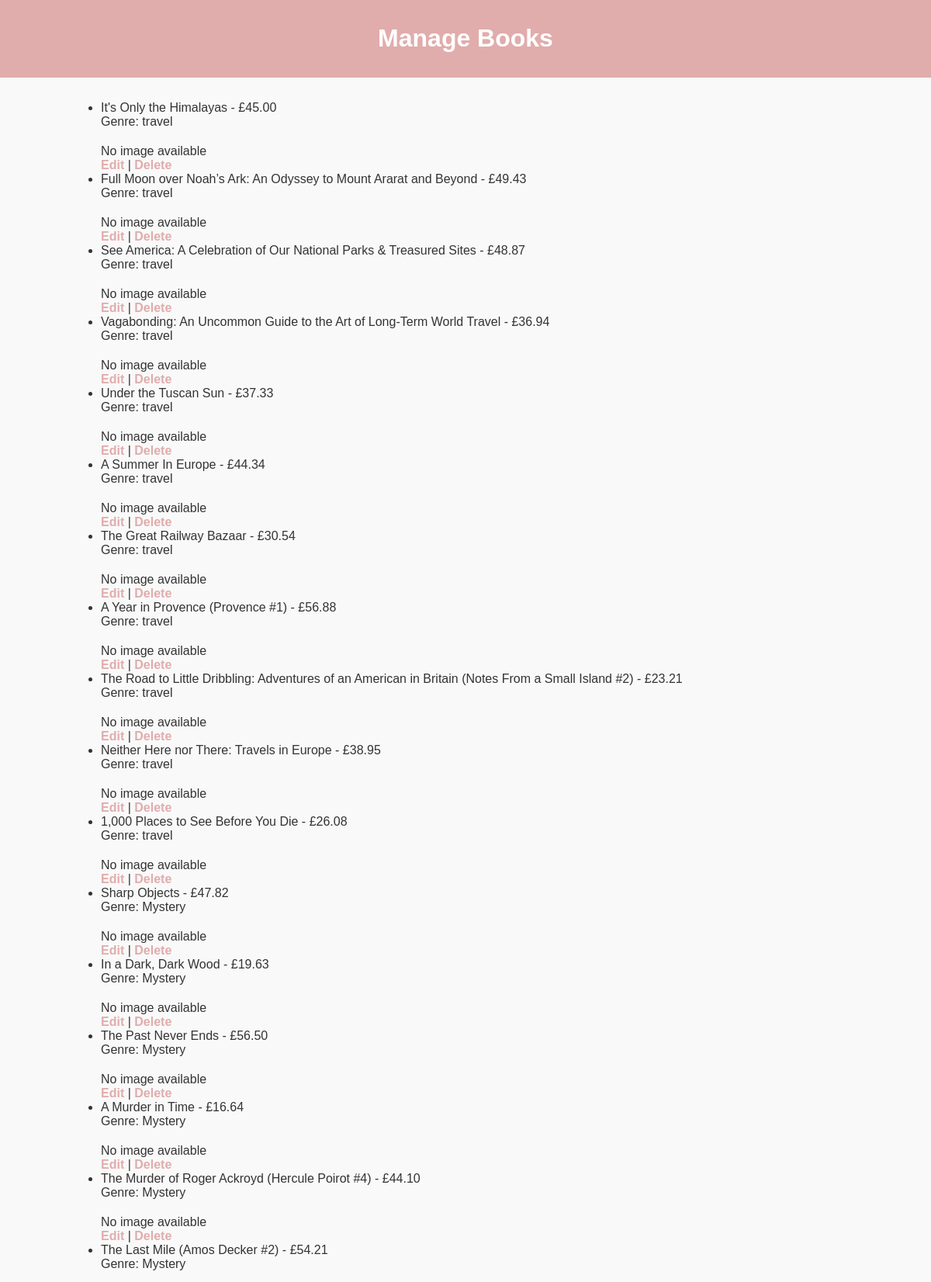
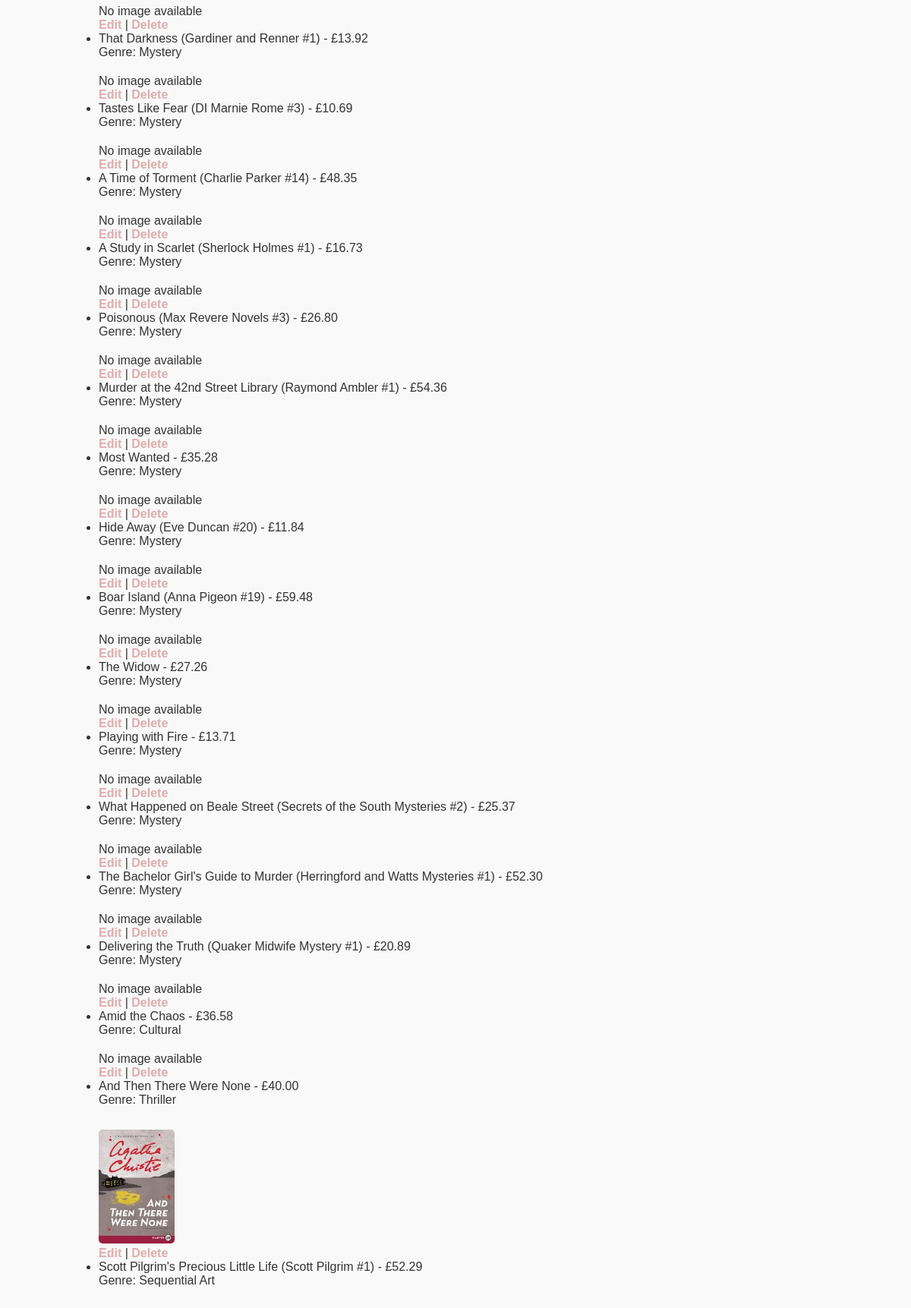
The app's page /book/manage/ (signed in, upper part) with its own data (2 pictures, top to bottom).
### book/models.py (models this page shows, shortened)
class Book(models.Model):
    title = models.CharField(max_length=200)
    genre = models.ForeignKey(Genre, on_delete=models.CASCADE, related_name="books")
    price = models.DecimalField(max_digits=6, decimal_places=2)
    description = models.TextField(blank=True)
    image = models.ImageField(upload_to='book_images/', blank=True, null=True)

class Genre(models.Model):
    name = models.CharField(max_length=100, unique=True)

### book/views.py (the view)
        def _wrapped_view(request, *args, **kwargs):
            user_role = getattr(request.user, 'role', None)
            if user_role not in roles:
                return HttpResponse('Unauthorized access', status=403)
            return view_func(request, *args, **kwargs)

### book/views.py (called while the page is built)
def role_required(roles):
    def decorator(view_func):
        def _wrapped_view(request, *args, **kwargs):
            user_role = getattr(request.user, 'role', None)
            if user_role not in roles:
                return HttpResponse('Unauthorized access', status=403)
            return view_func(request, *args, **kwargs)
        return _wrapped_view
    return decorator

@login_required
@role_required(['admin', 'superadmin'])
def manage_books(request):
    books = Book.objects.all()
    return render(request, 'book/manage_books.html', {'books': books})

### book/templates/book/manage_books.html (shortened to what this page needs)
{% load static %}
<!DOCTYPE html>
<html lang="en">
<head>
    <link rel="stylesheet" href="{% static 'book/css/styles.css' %}">
</head>
<body>
    <header>
        <h1>Manage Books</h1>
    </header>
    <div class="container">
        <ul class="book-list">
            {% for book in books %}
                <li>
                    <div class="book-title">{{ book.title }} - £{{ book.price }}</div>
                    <div class="book-info">Genre: {{ book.genre.name }}</div>
                    {% if book.image %}
                        <div class="book-image">
                            <img src="{{ book.image.url }}" alt="{{ book.title }}" style="max-width: 100px; max-height: 150px;">
                        </div>
                    {% else %}
                        <div class="no-image">No image available</div>
                    {% endif %}
                    <div class="links">
                        <a href="{% url 'update_book' book_id=book.id %}">Edit</a> |
                        <a href="{% url 'remove_book' book_id=book.id %}">Delete</a>
                    </div>
                </li>
            {% empty %}
                <p>No books available.</p>
            {% endfor %}
        </ul>
    </div>
</body>
</html>

### book/static/book/css/styles.css (style rules this page uses)
body { font-family: Arial, sans-serif; background-color: #f9f9f9; color: #333; margin: 0; padding: 0; }
header { background-color: #e1acac; color: #ffffff; padding: 10px 0; text-align: center; font-size: 1rem; }
.container { width: 85%; margin: 30px auto; }
.book-info { margin-bottom: 20px; }
.book-image img { max-width: 100%; max-height: 300px; border-radius: 5px; margin-top: 10px; }
.links a { color: #e1acac; text-decoration: none; font-weight: bold; }

### records on screen
Book: title "It's Only the Himalayas", price "45.00", genre.name "travel", shows "No image available"
Book: title "Full Moon over Noah’s Ark: An Odyssey to Mount Ararat and Beyond", price "49.43", genre.name "travel", shows "No image available"
Book: title "See America: A Celebration of Our National Parks & Treasured Sites", price "48.87", genre.name "travel", shows "No image available"
Book: title "Vagabonding: An Uncommon Guide to the Art of Long-Term World Travel", price "36.94", genre.name "travel", shows "No image available"
Book: title "Under the Tuscan Sun", price "37.33", genre.name "travel", shows "No image available"
Book: title "A Summer In Europe", price "44.34", genre.name "travel", shows "No image available"
Book: title "The Great Railway Bazaar", price "30.54", genre.name "travel", shows "No image available"
Book: title "A Year in Provence (Provence #1)", price "56.88", genre.name "travel", shows "No image available"
Book: title "The Road to Little Dribbling: Adventures of an American in Britain (Notes From a Small Island #2)", price "23.21", genre.name "travel", shows "No image available"
Book: title "Neither Here nor There: Travels in Europe", price "38.95", genre.name "travel", shows "No image available"
Book: title "1,000 Places to See Before You Die", price "26.08", genre.name "travel", shows "No image available"
Book: title "Sharp Objects", price "47.82", genre.name "Mystery", image "No image available"
Book: title "In a Dark, Dark Wood", price "19.63", genre.name "Mystery", shows "No image available"
Book: title "The Past Never Ends", price "56.50", genre.name "Mystery", shows "No image available"
Book: title "A Murder in Time", price "16.64", genre.name "Mystery", shows "No image available"
Book: title "The Murder of Roger Ackroyd (Hercule Poirot #4)", price "44.10", genre.name "Mystery", shows "No image available"
Book: title "The Last Mile (Amos Decker #2)", price "54.21", genre.name "Mystery", shows "No image available"
Book: title "That Darkness (Gardiner and Renner #1)", price "13.92", genre.name "Mystery", shows "No image available"
Book: title "Tastes Like Fear (DI Marnie Rome #3)", price "10.69", genre.name "Mystery", shows "No image available"
Book: title "A Time of Torment (Charlie Parker #14)", price "48.35", genre.name "Mystery", shows "No image available"
Book: title "A Study in Scarlet (Sherlock Holmes #1)", price "16.73", genre.name "Mystery", shows "No image available"
Book: title "Poisonous (Max Revere Novels #3)", price "26.80", genre.name "Mystery", shows "No image available"
Book: title "Murder at the 42nd Street Library (Raymond Ambler #1)", price "54.36", genre.name "Mystery", shows "No image available"
Book: title "Most Wanted", price "35.28", genre.name "Mystery", shows "No image available"
Book: title "Hide Away (Eve Duncan #20)", price "11.84", genre.name "Mystery", shows "No image available"
Book: title "Boar Island (Anna Pigeon #19)", price "59.48", genre.name "Mystery", shows "No image available"
Book: title "The Widow", price "27.26", genre.name "Mystery", shows "No image available"
Book: title "Playing with Fire", price "13.71", genre.name "Mystery", shows "No image available"
Book: title "What Happened on Beale Street (Secrets of the South Mysteries #2)", price "25.37", genre.name "Mystery", shows "No image available"
Book: title "The Bachelor Girl's Guide to Murder (Herringford and Watts Mysteries #1)", price "52.30", genre.name "Mystery", shows "No image available"
Book: title "Delivering the Truth (Quaker Midwife Mystery #1)", price "20.89", genre.name "Mystery", shows "No image available"
Book: title "Amid the Chaos", price "36.58", genre.name "Cultural", shows "No image available"
Book: title "And Then There Were None", price "40.00", genre.name "Thriller", image (picture)
Book: title "Scott Pilgrim's Precious Little Life (Scott Pilgrim #1)", price "52.29", genre.name "Sequential Art"
